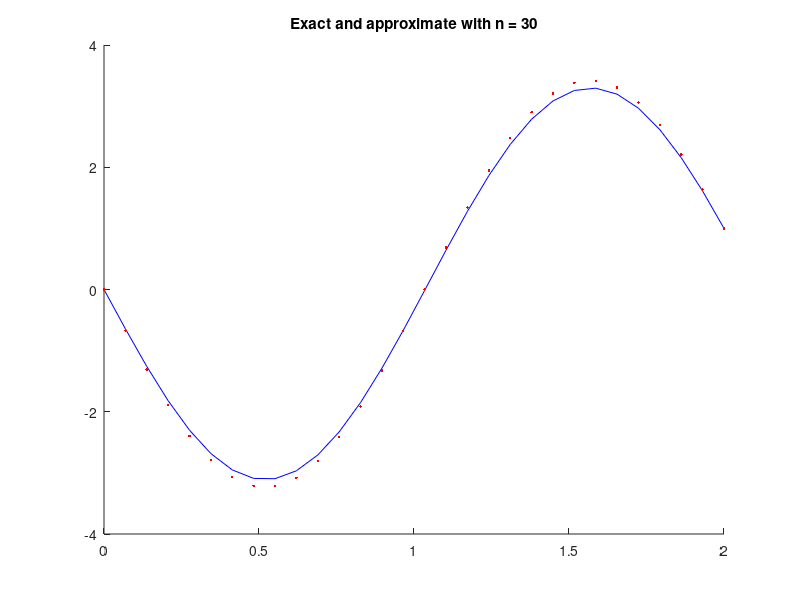
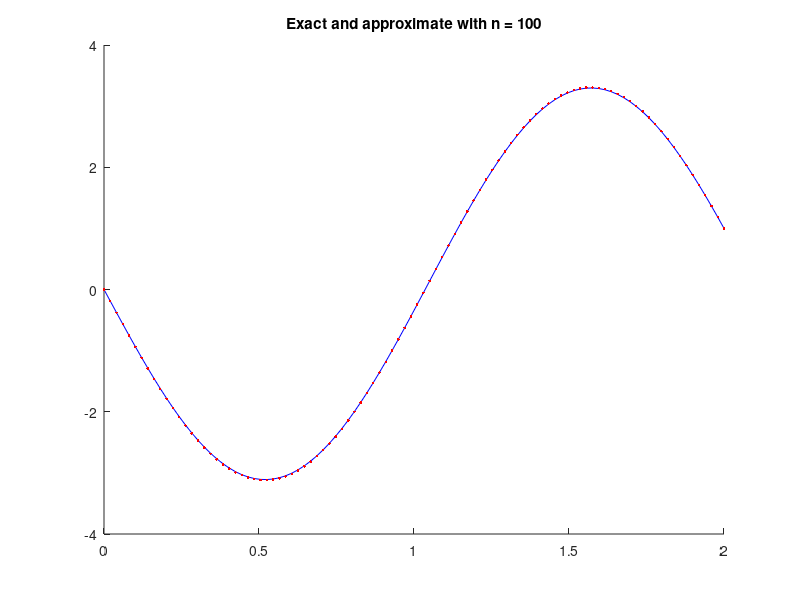

These charts were generated, in order, by the following MATLAB code:
%----------------------------------------------------------------------------%
% Opening Commands
%----------------------------------------------------------------------------%
clear; close all; clc;

%----------------------------------------------------------------------------%
% Part a
%
% Create a cell edge grid witn n = 30 points from x = 0 to x = 2.
%----------------------------------------------------------------------------%
n = 30;
xmin = 0; xmax = 2;
h = (xmax - xmin) / (n - 1);
x = xmin: h: xmax;
x = x';


%----------------------------------------------------------------------------%
% Part b
%
% Solve boundary value problem in mathematica, use ToMatlab to get the
% solution in MatLab, then plot the solution using a blue curve.
%----------------------------------------------------------------------------%
y = (1/24).*((-2).*cos(3.*x).*sin(2.*x)+(-4).*cos(2).^2.*sin(3.*x)+ ...
cos(8).*sin(3.*x)+4.*cos(x).^2.*sin(3.*x)+(-1).*cos(4.*x).*sin(3.* ...
  x)+24.*csc(6).*sin(3.*x)+2.*cot(6).*sin(4).*sin(3.*x)+(-1).*cot(6) ...
  .*sin(8).*sin(3.*x)+cos(3.*x).*sin(4.*x));

figure
hold on
plot(x, y, 'b');

%----------------------------------------------------------------------------%
% Part c
%
% Solve the boundary value problem using the linear algebra technique
% summarized in equation 2.5 then plot the solution using red dots.
% Then repeat the process with N = 100 instead of N = 30
%----------------------------------------------------------------------------%

% Create the vector representing x in the matrix equation 2.5
A = zeros(n, n);  % Preallocate memory for A
A(1, 1) = 1;  % Set first row of A
A(n, n) = 1;  % Set last row of A

for jrow = 2: n - 1  % fill in all other rows of A
    A(jrow, jrow - 1: jrow + 1) = [1 / (h ^ 2),  - 2 / (h ^ 2) + 9, 1 / (h ^ 2)];
end

% Create the vector representing x in the matrix equation 2.5
x_approx = zeros(n, 1);  % Preallocate memory for A
x_approx(1) = 0; % Set first row of x_approx
x_approx(n) = 1; % Set last row of x_approx
x_approx(2: n - 1) = sin(x(2: n - 1));  % Fill in all other rows of x_approx

% Solve for y_approx
y_approx = A \ x_approx;

% Plot the solution
plot(x, y_approx, 'r.');
title('Exact and approximate with n = 30')
hold off

% Do it again with N = 100
n2 = 100;
xmin = 0; xmax = 2;
h2 = (xmax - xmin) / (n2 - 1);
x2 = xmin: h2: xmax;
x2 = x2';

y = (1/24).*((-2).*cos(3.*x2).*sin(2.*x2)+(-4).*cos(2).^2.*sin(3.*x2)+ ...
cos(8).*sin(3.*x2)+4.*cos(x2).^2.*sin(3.*x2)+(-1).*cos(4.*x2).*sin(3.* ...
  x2)+24.*csc(6).*sin(3.*x2)+2.*cot(6).*sin(4).*sin(3.*x2)+(-1).*cot(6) ...
  .*sin(8).*sin(3.*x2)+cos(3.*x2).*sin(4.*x2));

figure
hold on
plot(x2, y, 'b');

A2 = zeros(n2, n2);
A2(1, 1) = 1;
A2(n2, n2) = 1;

for jrow = 2: n2 - 1
    A2(jrow, jrow - 1: jrow + 1) = [1 / (h2 ^ 2),  - 2 / (h2 ^ 2) + 9, 1 / (h2 ^ 2)];
end

x_approx2 = zeros(n2, 1);
x_approx2(1) = 0;
x_approx2(n2) = 1;
x_approx2(2: n2 - 1) = sin(x2(2: n2 - 1));

y_approx2 = A2 \ x_approx2;

plot(x2, y_approx2, 'r.');
title('Exact and approximate with n = 100')
hold off
